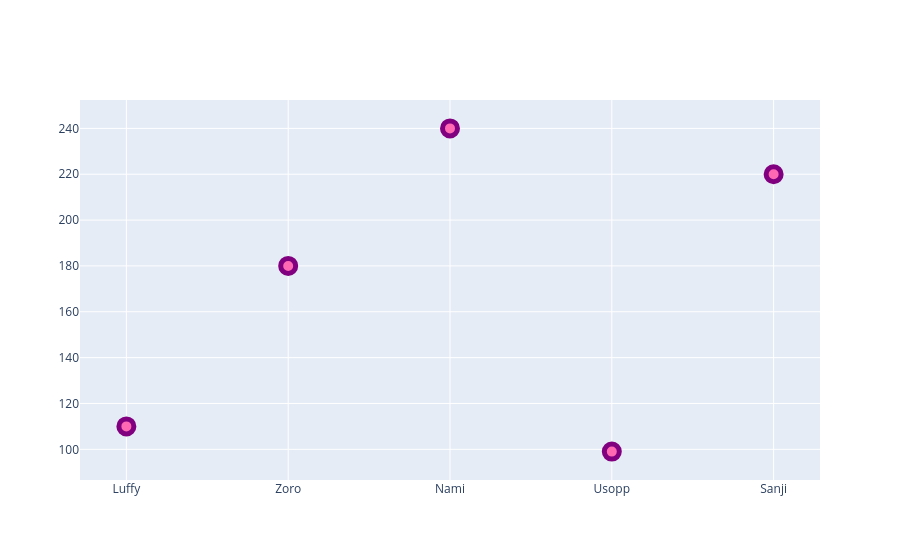

Source (notebook cell):
### Code cell
# Customizing plotly graphs

graph = go.Figure()
graph.add_trace(go.Scatter(x=x1, y=y1, mode='markers', marker=dict(
size=15, # point size
color='hotpink', # point colour
opacity=1, # point transparency/alpha
line=dict(width=5, color='purple') # point outline
# we want points for a scatter plot
)))

### Figure 1 — Plotly figure (JSON) as saved in the notebook; plotly's stock layout.template omitted (floating-point values rounded to 4 significant figures)
{"data": [{"marker": {"color": "hotpink", "line": {"color": "purple", "width": 5}, "opacity": 1, "size": 15}, "mode": "markers", "type": "scatter", "x": ["Luffy", "Zoro", "Nami", "Usopp", "Sanji"], "y": [110, 180, 240, 99, 220]}], "layout": {}}
